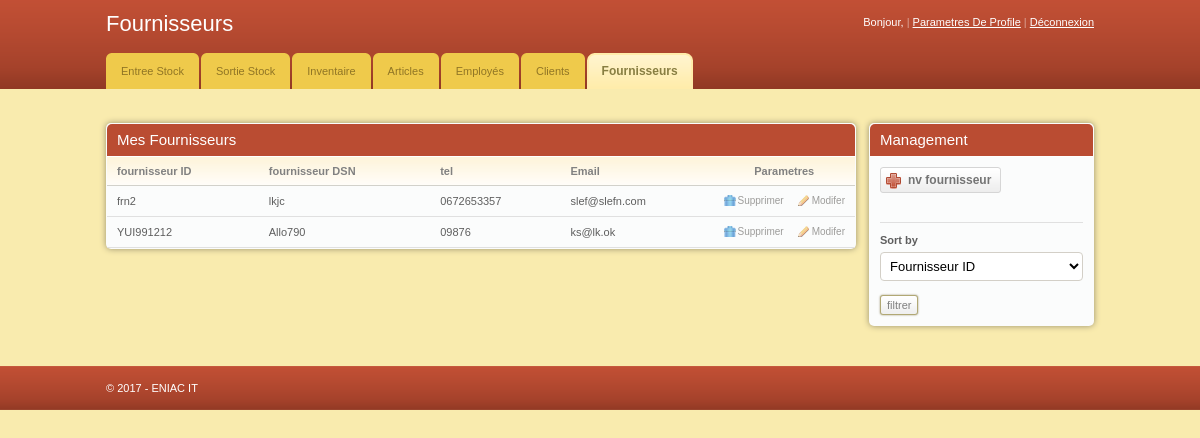
Page /Employ00/fournisseur.php (signed in) on the committed database.
### tables this page shows
CREATE TABLE `fournisseur` (
  `frn_id` varchar(20) NOT NULL,
  `frn_dsn` varchar(20) DEFAULT NULL,
  `email` varchar(20) DEFAULT NULL,
  `tel` varchar(20) DEFAULT NULL
);

### Employ00/fournisseur.php (the view, shortened to what this page needs)
<?php
if ( $_SESSION['logged_in'] != 1 ) {
  $_SESSION['message'] = "You must log in before viewing your profile page!";
  header("location: error.php");
}
else {
    $first_name = $_SESSION['first_name'];
}
?>
<!DOCTYPE html PUBLIC "-//W3C//DTD XHTML 1.0 Transitional//EN" "http://www.w3.org/TR/xhtml1/DTD/xhtml1-transitional.dtd">
<html xmlns="http://www.w3.org/1999/xhtml">
<head>
	<link rel="stylesheet" href="css/style.css" type="text/css" media="all" />
</head>
<body>
<div id="header">
	<div class="shell">
		<div id="top">
			<h1><a href="#">Fournisseurs</a></h1>
			<div id="top-navigation">
				Bonjour, <a href="profile.php"><strong><?php echo $first_name ; ?></strong></a>
				<span>|</span>
				<a href="modif/modif_usr.php">Parametres De Profile</a>
				<span>|</span>
				<a href="logout.php">Déconnexion</a>
			</div>
		</div>
		<div id="navigation">
			<ul>
			    <li><a href="entree_stock.php" ><span>Entree Stock</span></a></li>
			    <li><a href="sortie_stock.php"><span>Sortie Stock</span></a></li>
			    <li><a href="inven_stock.php"><span>Inventaire</span></a></li>
			    <li><a href="article.php"><span>Articles</span></a></li>
			    <li><a href="employee.php"><span>Employés</span></a></li>
			    <li><a href="client.php"  ><span>Clients</span></a></li>
			    <li><a href="fournisseur.php" class="active"><span>Fournisseurs</span></a></li>
			</ul>
		</div>
	</div>
</div>
<div id="container">
	<div class="shell">
		<br />
		<div id="main">
			<div id="content">
				<div class="box">
					<div class="box-head">
						<h2 class="left">Mes Fournisseurs</h2>
					</div>
					<div class="table">
						<table width="100%" border="0" cellspacing="0" cellpadding="0">
							<tr>
								<th>fournisseur ID</th>
								<th>fournisseur DSN</th>
								<th>tel</th>
								<th>Email</th>
								<th width="110" class="ac">Parametres</th>
							</tr>
							<?php
							$dbt = new PDO('mysql:host=localhost;dbname=gestion_stock','root','');
							if (isset($_POST['filtre_type']) && isset($_POST['filtre'])) {
								$sql="SELECT * FROM fournisseur order by ".$_POST['filtre_type']."";
							}
							else $sql = "SELECT * FROM fournisseur order by frn_id";
	$reps=$dbt->query($sql);
	while($donne = $reps->fetch())
	{
		echo  "<tr>
								<td>".$donne['frn_id']."</td>
								<td>".$donne['frn_dsn']."</td>
								<td>".$donne['tel']."</td>
								<td>".$donne['email']."</td>
								<td><a href='http://localhost/Employ00/fournisseur.php?sup=1&frn_id=".$donne['frn_id']."' class='ico del'>Supprimer</a><a href='http://localhost/Employ00/modif/modif_fr.php?frn_id=".$donne['frn_id']."' class='ico edit'>Modifer</a></td>
							</tr> " ;
	}
	echo '</table>';
	?>
					</div>
				</div>
			</div>
			<div id="sidebar">
				<div class="box">
					<div class="box-head">
						<h2>Management</h2>
					</div>
					<div class="box-content">
						<a href="#" class="add-button" onclick='toggle("add_new_clnt")'><span >nv fournisseur</span></a>
						<div class="cl">&nbsp;</div><br>
						<form class="sort" method="post" action="fournisseur.php">
							<label>Sort by</label>
							<select class="field" name="filtre_type">
								<option name='filtre_type' value="frn_id">Fournisseur ID</option>
							</select> <br>
							<input class="button" type="submit" name="filtre" value="filtrer">
						</form>
					</div>
				</div>
			</div>
		</div>
	</div>
</div>
<div id="footer">
	<div class="shell">
		<span class="left">&copy; 2017 - ENIAC IT</span>
	</div>
</div>
</body>
</html>

### Employ00/css/style.css (style rules this page uses)
* { padding:0; margin:0; outline:0; }
body { background:#f9ebae; font-family: Verdana, sans-serif; font-size:11px; line-height:14px; color:#5e5e5e; }
input, textarea, select { font-family: Verdana, sans-serif; font-size:13px; }
.field { border:solid 1px #d3cfc7; background:#fff; padding:5px; }
.button { background:#eee url(images/button.gif) repeat-x 0 0; border:solid 1px #b1a874; color:#7f7f7f; font-size:11px; padding:2px 6px 2px 6px; cursor:pointer; line-height:14px !important; }
a { color:#ba4c32; text-decoration: underline; cursor:pointer; }
.left, .alignleft { float:left; display:inline; }
.ac { text-align: center !important; }
h1 { font-size:22px; line-height:24px; color:#fff; font-weight: normal; }
h1 a { color:#fff; text-decoration: none; }
h2 { font-size:15px; font-weight: normal; }
.shell { width:988px; margin:0 auto; }
#header { height:89px; background:url(images/header.gif); white-space:nowrap; }
#header h1 { float:left; display:inline; padding-top:12px; }
#top-navigation { float:right; white-space:nowrap; color:#fff; padding-top:15px; }
#top-navigation a { color:#fff; }
#top-navigation span { color:#dca598; }
#top { height:53px; }
#navigation { height:36px; }
#navigation ul { list-style-type: none; }
#navigation ul li { float:left; display:inline; margin-right:2px; }
#navigation ul li a, #navigation ul li a span { float:left; height:36px; background:url(images/tab.gif) no-repeat 0 0; padding:0 0 0 15px; }
#navigation ul li a span { background-position:right 0; padding:0 15px 0 0; }
#navigation ul li a { line-height:36px; color:#907525; text-decoration: none; }
#navigation ul li a.active, #navigation ul li a:hover { background-position:0 bottom; }
#navigation ul li a.active span, #navigation ul li a:hover span { background-position:right bottom; }
#navigation ul li a.active { font-size:12px; font-weight: bold; color:#887e42; }
#container { padding:20px 0; }
#content { float:left; width:750px; }
#sidebar { float:right; width:225px; }
.table th { background:#fffdfa url(images/th.gif) repeat-x 0 0; color:#818181; text-align: left; padding:7px 10px; border-bottom:solid 1px #d2d1cb; }
.table td { background:#fbfcfc; border-bottom:solid 1px #e0e0e0; padding:8px 10px; }
.box { background:#fbfcfc; height:100%; padding:1px; margin-bottom:20px; }
.box-head { background:#ba4c32; height:32px; color:#fff; padding: 0 10px; line-height:32px; white-space:nowrap; border-bottom:solid 1px #fff; }
a.ico { color:#9d9c9a; font-size:10px; text-decoration: none; padding:0 0 0 14px; background-repeat:no-repeat; background-position:0 0; }
a.del { background-image:url(images/del.gif) }
a.edit { background-image:url(images/edit.gif); margin-left:14px; }
.box-content { padding:10px; }
.sort { border-top:solid 1px #e0e0e0; padding-top:10px; margin-top:15px; }
.sort label { display:block; font-weight: bold; }
.sort .field { display:block; margin-top:5px; }
.sort select.field { width:203px; }
.add-button, .add-button span { float:left; height:26px; background:url(images/add-button.gif) no-repeat 0 0; padding:0 0 0 28px; }
.add-button span { background-position:right 0; padding:0 10px 0 0; }
.add-button { font-weight: bold; font-size:12px; color:#747474; text-decoration: none; line-height:26px; }
#footer { height:44px; background:url(images/footer.gif); line-height:44px; color:#fff; }
.box { -moz-border-radius:5px; -webkit-border-radius:5px; -moz-box-shadow: 0 0 6px #978f6c; -webkit-box-shadow: 0 0 6px #978f6c; }
.box-head { -moz-border-radius-topleft:5px; -moz-border-radius-topright:5px; -webkit-border-top-left-radius:5px; -webkit-border-top-right-radius:5px; }
.field, .button { -moz-border-radius:4px; -webkit-border-radius:4px; }
.small-field, .button, .pagging a { -moz-border-radius:3px; -webkit-border-radius:3px; }
.button { -moz-box-shadow: 0 0 2px #978f6c; -webkit-box-shadow: 0 0 2px #978f6c; }

### rows in the picture
fournisseur: frn_id "frn2", frn_dsn "lkjc", tel "0672653357", email "slef@slefn.com"
fournisseur: frn_id "YUI991212", frn_dsn "Allo790", tel "09876", email "ks@lk.ok"
